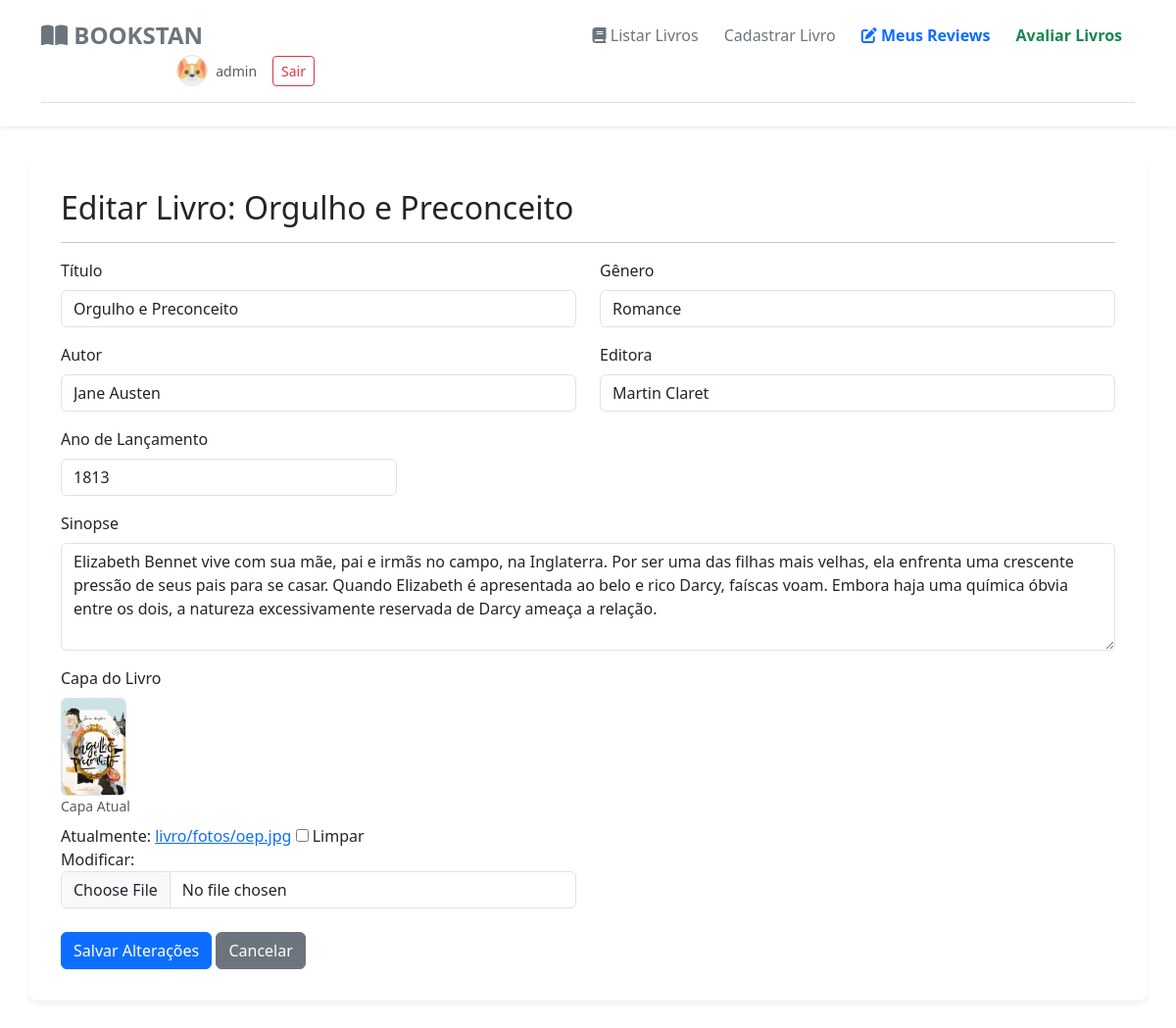
The app's page /livro/editar/1 (signed in) with its own data.
### livro/models.py (models this page shows, shortened)
class Perfil(models.Model):
    usuario = models.OneToOneField(User, on_delete=models.CASCADE, related_name='perfil')
    icone = models.CharField(max_length=50, choices=OPCOES_ICONES, default='avatar1.png')
    bio = models.TextField(max_length=500, blank=True, verbose_name="Sobre mim")

class Livro(models.Model):
    genero = models.SmallIntegerField(choices=OPCOES_GENERO)
    titulo = models.CharField(max_length=200)
    sinopse = models.TextField(max_length=1500, blank=True, verbose_name="Sinopse")
    ano = models.IntegerField()
    autor = models.SmallIntegerField(choices=OPCOES_AUTORES)
    editora = models.SmallIntegerField(choices=OPCOES_EDITORAS)
    foto = models.ImageField(upload_to='livro/fotos/', blank=True, null=True)

### livro/views.py (the view)
# urls.py: path('editar/<int:pk>', EditarLivro.as_view(), name = 'editar_livro'),
class EditarLivro(LoginRequiredMixin, UserPassesTestMixin, UpdateView):
    model = Livro
    form_class = FormularioLivro
    template_name = 'livro/editar.html'
    success_url = reverse_lazy('listar_livro')
    def test_func(self):
        return self.request.user.is_superuser

### livro/forms.py
class FormularioLivro(ModelForm):
    class Meta:
        model = Livro
        exclude = []
        widgets = {
            'sinopse': forms.Textarea(attrs={'class': 'form-control', 'rows': 4}),
        }
    def __init__(self, *args, **kwargs):
        super().__init__(*args, **kwargs)
        for field in self.fields.values():
            field.widget.attrs['class'] = 'form-control'

### templates/livro/editar.html (shortened to what this page needs)
{% extends "base.html" %}
{% block conteudo %}
<h2>Editar Livro: {{ object.titulo }}</h2>
<hr>
<form method="post" enctype="multipart/form-data">
    <div class="row mb-3">
        <div class="col-md-6">
            <label for="titulo" class="form-label">Título</label>
            {{ form.titulo }}
        </div>
        <div class="col-md-6">
            <label for="genero" class="form-label">Gênero</label>
            {{ form.genero }}
        </div>
    </div>
    <div class="row mb-3">
        <div class="col-md-6">
            <label for="autor" class="form-label">Autor</label>
            {{ form.autor }}
        </div>
        <div class="col-md-6">
            <label for="editora" class="form-label">Editora</label>
            {{ form.editora }}
        </div>
    </div>
    <div class="row mb-3">
        <div class="col-md-4">
            <label for="ano" class="form-label">Ano de Lançamento</label>
            {{ form.ano }}
        </div>
    </div>
    <div class="row mb-3">
        <div class="col-12">
            <label for="sinopse" class="form-label">Sinopse</label>
            {{ form.sinopse }}
        </div>
    </div>
    <div class="row mb-4">
        <div class="col-md-6">
            <label class="form-label">Capa do Livro</label>
            {% if object.foto %}
                <div class="mb-2">
                    <img src="{{ object.foto.url }}" alt="Capa atual" style="max-height: 100px;" class="rounded border">
                    <small class="text-muted d-block">Capa Atual</small>
                </div>
            {% endif %}
            {{ form.foto }}
        </div>
    </div>
    <button type="submit" class="btn btn-primary">Salvar Alterações</button>
    <a href="{% url 'listar_livro' %}" class="btn btn-secondary">Cancelar</a>
</form>
{% endblock %}

### templates/base.html (shortened to what this page needs)
<!DOCTYPE html>
<html lang="pt-br">
<head>
    {% load static %}
    <link rel="stylesheet" href="{% static 'css/base.css' %}">
    <link href="https://cdn.jsdelivr.net/npm/bootstrap@5.3.2/dist/css/bootstrap.min.css" rel="stylesheet">
    <link rel="stylesheet" href="https://cdnjs.cloudflare.com/ajax/libs/font-awesome/6.4.2/css/all.min.css">
</head>
<body>
    <div id="menu-superior">
        {% block menu_superior %}
        <div class="container">
            <header class="d-flex flex-wrap align-items-center justify-content-center justify-content-md-between py-3 mb-4 border-bottom">
              <a href="{% url 'listar_livro' %}" class="d-flex align-items-center col-md-3 mb-2 mb-md-0 text-dark text-decoration-none">
                <span class="fs-4 fw-bold text-secondary"><i class="fa-solid fa-book-open"></i> BOOKSTAN</span>
              </a>
              <ul class="nav col-12 col-md-auto mb-2 justify-content-center mb-md-0">
                {% if user.is_authenticated %}
                    <li>
                        <a href="{% url 'listar_livro' %}" class="nav-link px-2 link-secondary"><i class="fa-solid fa-book"></i> Listar Livros</a>
                    </li>
                    <li>
                        <a href="{% url 'criar_livro' %}" class="nav-link px-2 link-secondary">Cadastrar Livro</a>
                    </li>
                    <li>
                        <a href="{% url 'meus_reviews' %}" class="nav-link px-2 link-primary fw-bold">
                            <i class="fa-solid fa-pen-to-square"></i> Meus Reviews</a>
                    </li>
                    <li>
                        <a href="{% url 'criar_review' %}" class="nav-link px-2 link-success fw-bold">Avaliar Livros</a>
                    </li>
                {% endif %}
              </ul>
              <div class="col-md-3 text-end d-flex align-items-center justify-content-end gap-2">
                {% if user.is_authenticated %}
                    <a href="{% url 'meu_perfil' %}" class="text-decoration-none d-flex align-items-center gap-2">
                        <img src="{% static 'img/icones/' %}{{ user.perfil.icone }}"
                            width="32" height="32" class="rounded-circle border">
                        <span class="text-muted small">{{ user.username }}</span>
                    </a>
                    <a href="{% url 'logout' %}" class="btn btn-outline-danger btn-sm ms-2">Sair</a>
                {% endif %}
              </div>
            </header>
        </div>
        {% endblock %}
    </div>
    <div id="conteudo" class="container">
        {% block conteudo %}{% endblock %}
    </div>
</body>
</html>

### static/css/base.css (style rules this page uses)
body { background-color: #f8f9fa; font-family: 'Segoe UI', Tahoma, Geneva, Verdana, sans-serif; min-height: 100vh; display: flex; flex-direction: column; }
#menu-superior { background-color: #ffffff; box-shadow: 0 2px 4px rgba(0,0,0,0.08); }
#menu-superior .text-secondary { transition: color 0.3s ease; }
#menu-superior .nav-link { font-weight: 500; margin: 0 5px; transition: all 0.3s ease; border-radius: 5px; }
#conteudo { background-color: #ffffff; border-radius: 8px; padding: 2rem; margin-top: 2rem; margin-bottom: 2rem; box-shadow: 0 4px 6px rgba(0,0,0,0.05); flex: 1; }

### records on screen
Livro: titulo "Orgulho e Preconceito", genero "Romance", autor "Jane Austen", editora "Martin Claret", ano "1813", sinopse "Elizabeth Bennet vive com sua mãe, pai e irmãs no campo, na Inglaterra. Por ser uma das filhas mais velhas, ela enfrenta uma crescente pressão de seus pais para se casar. Quando Elizabeth é apresentada ao belo e rico Darcy, faíscas voam. Embora haja uma química óbvia entre os dois, a natureza excessivamente reservada de Darcy ameaça a relação.", foto (picture)

### other values on screen
{{ user.username }} "admin"
